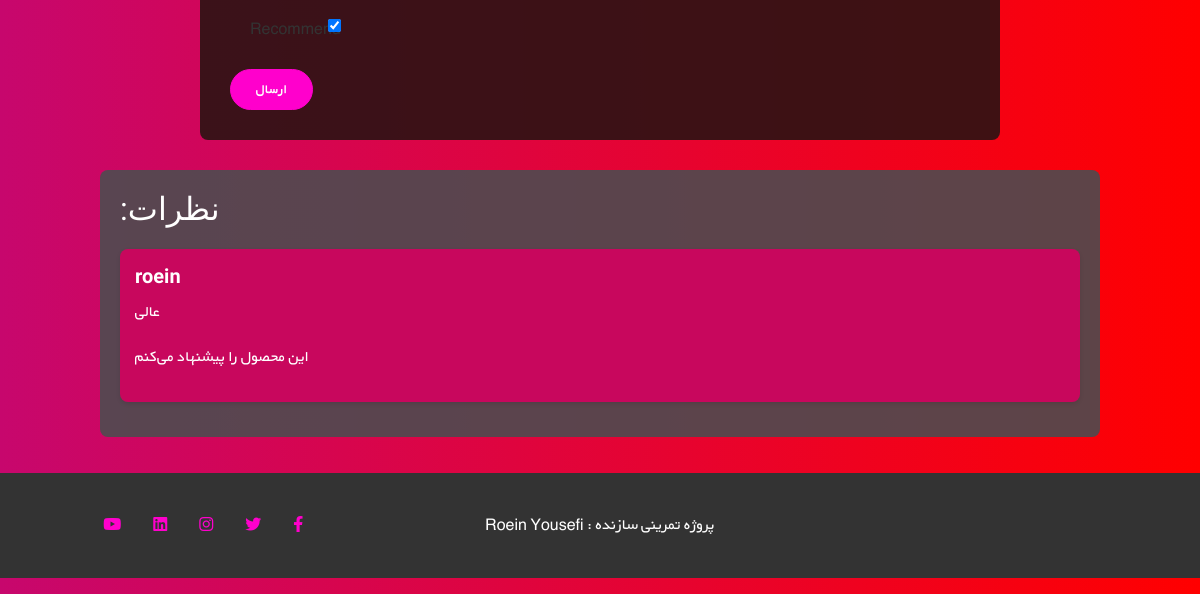
Before: /shop/5 (signed in, lower part) with the older database file.
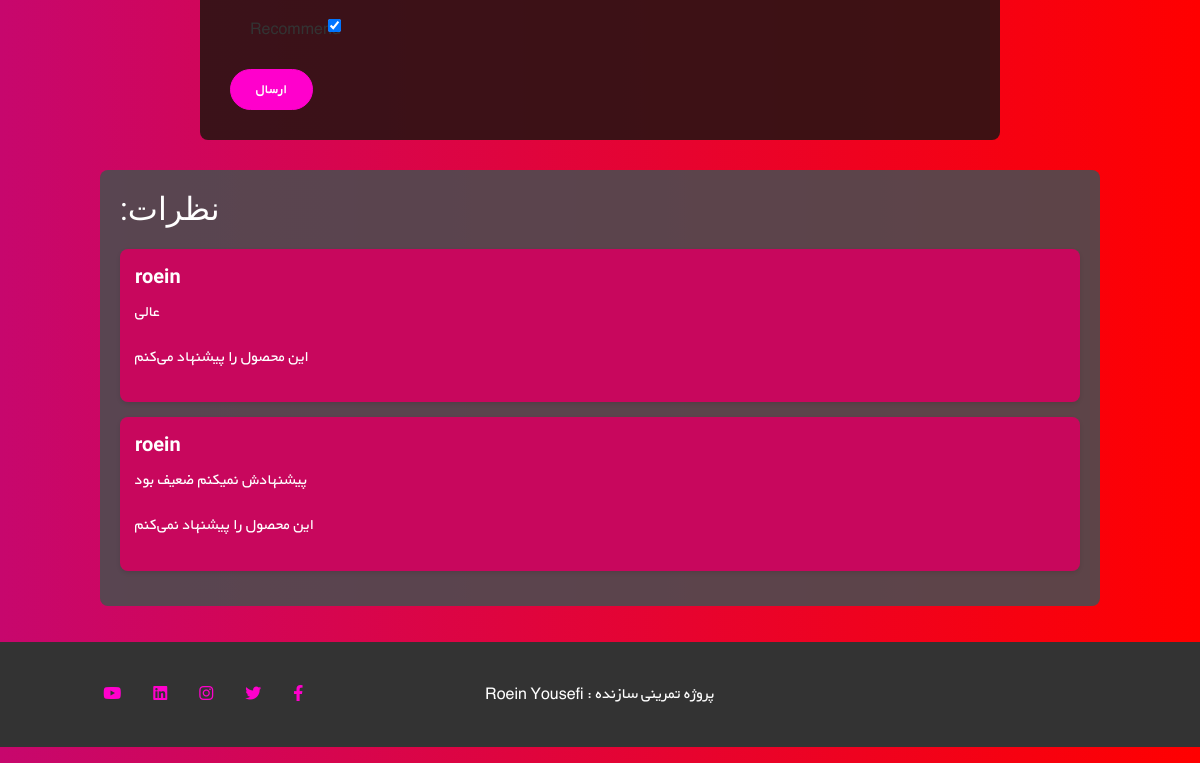
After: the same page with the newer database file.
### page_team/models.py (models this page shows)
class ShopComment(models.Model):
    user = models.ForeignKey(get_user_model(), on_delete=models.CASCADE)
    shop = models.ForeignKey(TeamShop , on_delete=models.CASCADE , related_name='comments')
    text = models.TextField()
    datetime_created = models.DateTimeField(auto_now_add=True)
    active = models.BooleanField(default=True)
    recommend = models.BooleanField(default=True)

### accounts/models.py (models this page shows)
class CustomUser(AbstractUser):
    age = models.PositiveIntegerField(null=True, blank=True)

### page_team/views.py (the view)
# urls.py: path('shop/<int:pk>', views.shop_details , name='shop-detail'),
@login_required()
def shop_details(request , pk):
    shop = get_object_or_404(TeamShop , pk = pk)
    shop_comment = shop.comments.all()
    if request.method == 'POST':
        comment_form = ShopCommentForm(request.POST)
        if comment_form.is_valid():
            comment = comment_form.save(commit=False)
            comment.user = request.user
            comment.shop = shop
            comment.save()
            comment_form = ShopCommentForm()
    else:
        comment_form = ShopCommentForm()
    return render(request , 'page_team/post_detail.html' , {
        'shop' : shop,
        'comments' : shop_comment,
        'comment_form' : comment_form})

### page_team/forms.py
class ShopCommentForm(forms.ModelForm):
    class Meta:
        model = ShopComment
        fields = ['text' , 'recommend']

### page_team/templates/page_team/post_detail.html (shortened to what this page needs)
{% extends '_base.html' %}
{% load crispy_forms_tags %}
{% block content %}
<!DOCTYPE html>
{% load static %}
<html lang="fa" dir="rtl">
<head>
    <link rel="stylesheet" href="{% static 'css/post_detail.css' %}">
    <link rel="stylesheet" href="https://cdnjs.cloudflare.com/ajax/libs/font-awesome/6.0.0-beta3/css/all.min.css">
</head>
<body>
    <div class="container" >
        <div class="comment-form-section" style="width: 100%; max-width: 800px; margin: 30px auto; padding: 30px;">
            <form method="POST">
                {{ comment_form|crispy }}
                <button type="submit" class="btn btn-primary" style="margin-top: 10px;">ارسال</button>
            </form>
        </div>
        <div class="comments-section" style="width: 100%; max-width: 1000px; margin: 0 auto; background-color: rgba(77,76,79,0.9);">
            <h2 style="margin-bottom: 20px; color: white">نظرات:</h2>
            {% for comment in comments %}
                {% if comment.active %}
                    <div class="comment" style="background-color: rgba(211,2,95,0.91);">
                        <h5 class="comment-author" style="color: white">{{ comment.user.username }}</h5>
                        <h6 style="color: white">{{ comment.text|linebreaks }}</h6>
                        <div>
                            {% if comment.recommend %}
                                <p class="recommend" style="color: white">این محصول را پیشنهاد می‌کنم</p>
                            {% else %}
                                <p class="not-recommend" style="color: white">این محصول را پیشنهاد نمی‌کنم</p>
                            {% endif %}
                        </div>
                    </div>
                {% endif %}
            {% endfor %}
        </div>
    </div>
</body>
</html>
{% endblock content %}

Changed rows visible on the page:
added ShopComment: user.username "roein", text "پیشنهادش نمیکنم ضعیف بود", recommend "این محصول را پیشنهاد نمی‌کنم"
